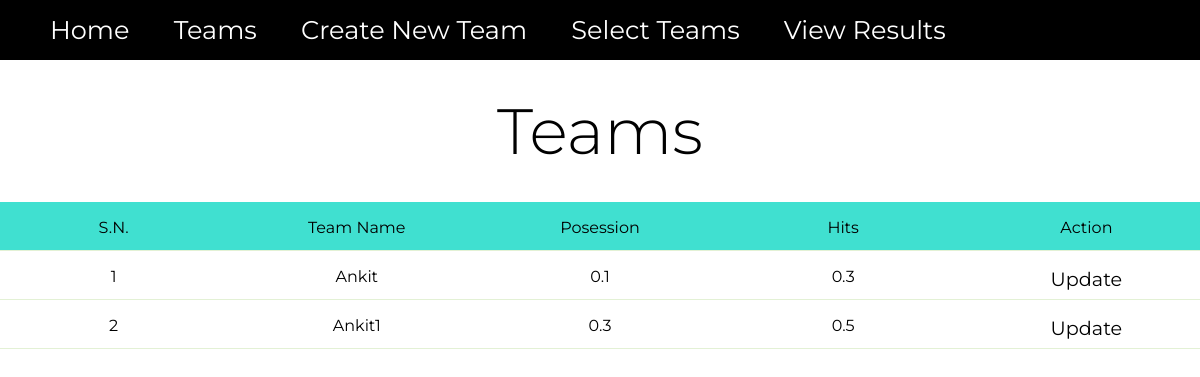
The page /view-teams/ on the database as committed earlier.
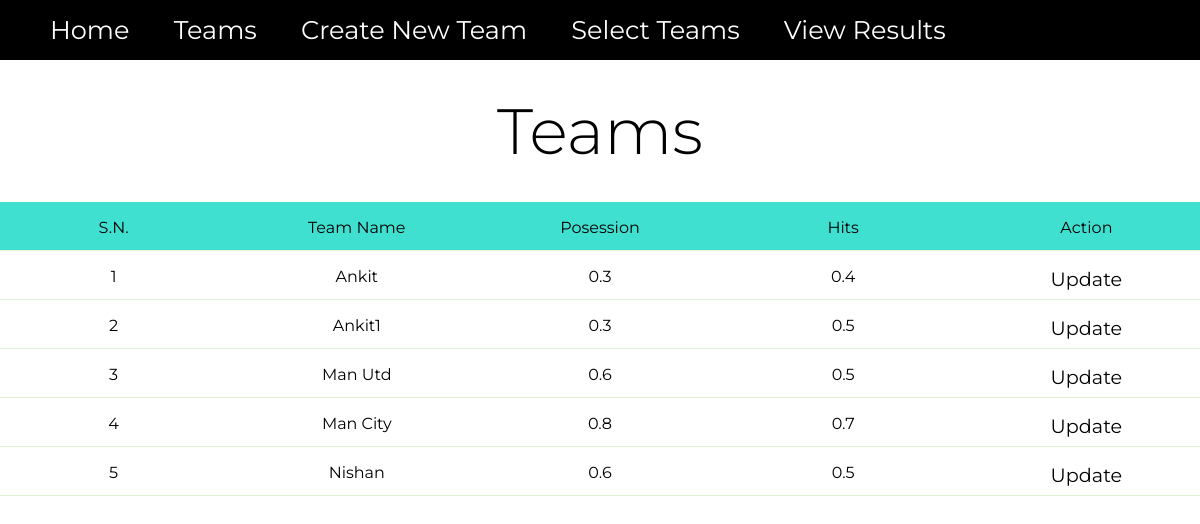
The same page on the database as committed later.
### sports_analytics/models.py (models this page shows, shortened)
class Team(models.Model):
    team_name = models.CharField(max_length=50, unique=True)
    team_posession =  models.FloatField(validators=[MinValueValidator(min), MaxValueValidator(max)],)
    team_hit = models.FloatField(validators=[MinValueValidator(min), MaxValueValidator(max)],)

### sports_analytics/views.py (the view)
# urls.py: path("view-teams/",TeamView.as_view(), name='viewTeam'),
class TeamView(ListView):
    model = Team
    template_name = "sports_analytics/team_detail.html"

### sports_analytics/templates/sports_analytics/team_detail.html (shortened to what this page needs)
{% load static %}
<!DOCTYPE html>
<html lang="en">
<head>
    <link rel="stylesheet" href="{% static 'css/index.css'%}">
</head>
<body>
    <header>
        <ul class="a_links">
            <li class="links links-1">
                <a class="navLink" href="{% url 'sports_analytics:home'%}">Home</a>
            </li>
            <li class="links links-1">
                <a class="navLink" href="{% url 'sports_analytics:viewTeam'%}">Teams</a>
            </li>
            <li class="links links-1">
                <a class="navLink" href="{% url 'sports_analytics:createTeam'%}">Create New Team</a>
            </li>
            <li class="links links-1">
                <a class="navLink" href="{% url 'sports_analytics:simulate'%}">Select Teams</a>
            </li>
            <li class="links links-1">
                <a class="navLink" href="{% url 'sports_analytics:result'%}">View Results</a>
            </li>
        </ul>
    </header>
    <main>
        <div class="details">
            <h3 class="page-title-1">Teams</h3>
        </div>
        <div class="table-container">
            <div class="table-container-head">
                <div class="table-row head">
                    <div class="col">S.N.</div>
                    <div class="col">Team Name</div>
                    <div class="col">Posession</div>
                    <div class="col">Hits</div>
                    <div class="col">Action</div>
                </div>
            </div>
            <div class="flex-body">
                {% for team in object_list %}
                <div class="table-row body">
                    <div class="col">{{forloop.counter}}</div>
                    <div class="col">{{team.team_name}}</div>
                    <div class="col">{{team.team_posession}}</div>
                    <div class="col">{{team.team_hit}}</div>
                    <div class="col flex">
                        <a href="{% url 'sports_analytics:update_team' team.id %}" class="update">Update</a>
                    </div>
                </div>
                {% endfor %}
            </div>
        </div>
    </main>
</body>
</html>

Rows that differ between the two databases and show on the page:
changed Team "Ankit": team_posession "0.1" → "0.3"; team_hit "0.3" → "0.4"
added Team: team_name "Man Utd", team_posession "0.6", team_hit "0.5"
added Team: team_name "Man City", team_posession "0.8", team_hit "0.7"
added Team: team_name "Nishan", team_posession "0.6", team_hit "0.5"
